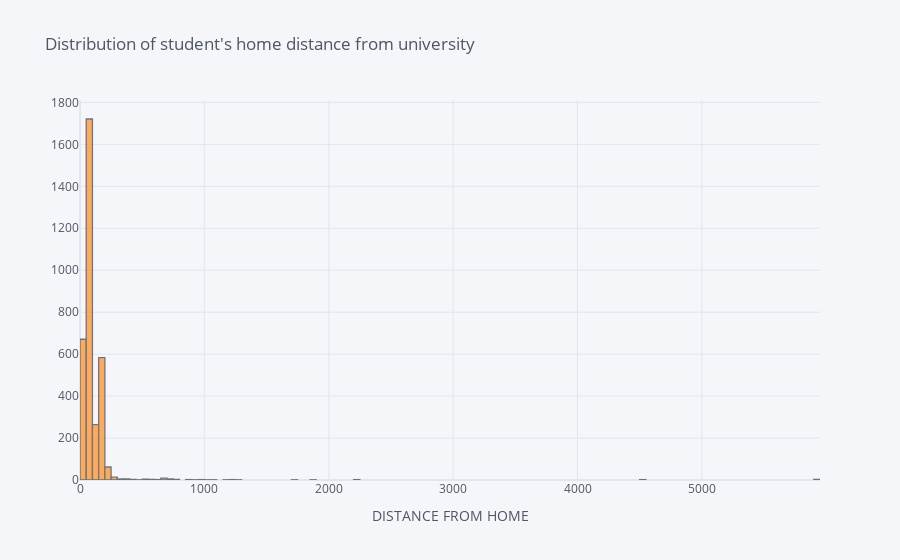

This figure's notebook cell:
### Code cell
# Visualisation of student's home distance
Student_Data['DISTANCE_FROM_HOME'].iplot(kind='hist',bins=200,
                                         title="Distribution of student's home distance from university",
                                         xTitle='DISTANCE FROM HOME')

### Figure 1 — Plotly figure (JSON) as saved in the notebook; plotly's stock layout.template omitted (floating-point values rounded to 4 significant figures; data arrays with more than 128 entries replaced by an {"elided": "..."} marker saying what was removed)
{"data": [{"histfunc": "count", "histnorm": "", "marker": {"color": "rgba(255, 153, 51, 1.0)", "line": {"color": "#4D5663", "width": 1.3}}, "name": "DISTANCE_FROM_HOME", "nbinsx": 200, "opacity": 0.8, "orientation": "v", "type": "histogram", "x": {"elided": "3400 int values"}}], "layout": {"barmode": "overlay", "legend": {"bgcolor": "#F5F6F9", "font": {"color": "#4D5663"}}, "paper_bgcolor": "#F5F6F9", "plot_bgcolor": "#F5F6F9", "title": {"font": {"color": "#4D5663"}, "text": "Distribution of student's home distance from university"}, "xaxis": {"gridcolor": "#E1E5ED", "showgrid": true, "tickfont": {"color": "#4D5663"}, "title": {"font": {"color": "#4D5663"}, "text": "DISTANCE FROM HOME"}, "zerolinecolor": "#E1E5ED"}, "yaxis": {"gridcolor": "#E1E5ED", "showgrid": true, "tickfont": {"color": "#4D5663"}, "title": {"font": {"color": "#4D5663"}, "text": ""}, "zerolinecolor": "#E1E5ED"}}}
